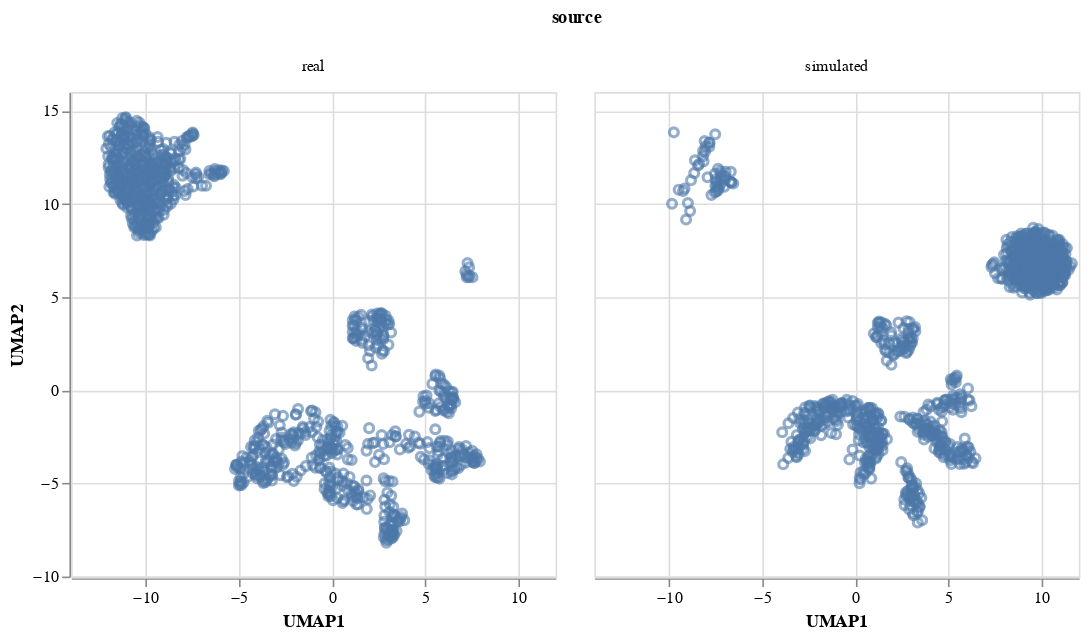

Source (notebook cell):
### Code cell
import altair
from scdesigner.diagnose import compare_umap
altair.data_transformers.enable("vegafusion")

compare_umap(exper, samples, transform=tf_idf)

### Figure 1 — Vega specification as saved in the notebook (floating-point values rounded to 4 significant figures; data arrays with more than 128 entries replaced by an {"elided": "..."} marker saying what was removed)
{"$schema": "https://vega.github.io/schema/vega/v5.json", "data": [{"name": "source_0", "values": {"elided": "2000 records"}}, {"name": "column_domain", "values": [{"source": "real", "count": 1000}, {"source": "simulated", "count": 1000}]}, {"name": "source_0_x_domain_UMAP1", "values": [{"min": -12.1, "max": 11.62}]}, {"name": "source_0_y_domain_UMAP2", "values": [{"min": -8.18, "max": 14.65}]}], "signals": [{"name": "child_width", "value": 300}, {"name": "child_height", "value": 300}], "marks": [{"type": "group", "name": "column-title", "title": {"text": "source", "style": "guide-title", "offset": 10}, "role": "column-title"}, {"type": "group", "name": "row_header", "encode": {"update": {"height": {"signal": "child_height"}}}, "axes": [{"scale": "y", "grid": false, "labelOverlap": true, "zindex": 0, "title": "UMAP2", "orient": "left", "tickCount": {"signal": "ceil(child_height/40)"}}], "role": "row-header"}, {"type": "group", "name": "column_header", "from": {"data": "column_domain"}, "sort": {"field": "datum[\"source\"]", "order": "ascending"}, "encode": {"update": {"width": {"signal": "child_width"}}}, "title": {"text": {"signal": "isValid(parent[\"source\"]) ? parent[\"source\"] : \"\"+parent[\"source\"]"}, "frame": "group", "offset": 10, "style": "guide-label"}, "role": "column-header"}, {"type": "group", "name": "column_footer", "from": {"data": "column_domain"}, "sort": {"field": "datum[\"source\"]", "order": "ascending"}, "encode": {"update": {"width": {"signal": "child_width"}}}, "axes": [{"scale": "x", "tickCount": {"signal": "ceil(child_width/40)"}, "title": "UMAP1", "zindex": 0, "grid": false, "labelOverlap": true, "orient": "bottom", "labelFlush": true}], "role": "column-footer"}, {"type": "group", "name": "cell", "from": {"facet": {"data": "source_0", "name": "facet", "groupby": ["source"]}}, "sort": {"field": ["datum[\"source\"]"], "order": ["ascending"]}, "encode": {"update": {"height": {"signal": "child_height"}, "width": {"signal": "child_width"}}}, "marks": [{"type": "symbol", "name": "child_marks", "from": {"data": "facet"}, "encode": {"update": {"x": {"field": "UMAP1", "scale": "x"}, "stroke": {"value": "#4c78a8"}, "y": {"field": "UMAP2", "scale": "y"}, "opacity": {"value": 0.6}, "fill": {"value": "transparent"}}}, "style": ["point"]}], "axes": [{"scale": "x", "gridScale": "y", "domain": false, "ticks": false, "tickCount": {"signal": "ceil(child_width/40)"}, "minExtent": 0, "orient": "bottom", "grid": true, "aria": false, "labels": false, "maxExtent": 0, "zindex": 0}, {"scale": "y", "domain": false, "minExtent": 0, "tickCount": {"signal": "ceil(child_height/40)"}, "ticks": false, "grid": true, "maxExtent": 0, "orient": "left", "aria": false, "gridScale": "x", "labels": false, "zindex": 0}], "style": "cell"}], "scales": [{"name": "x", "type": "linear", "domain": [{"signal": "(data(\"source_0_x_domain_UMAP1\")[0] || {}).min"}, {"signal": "(data(\"source_0_x_domain_UMAP1\")[0] || {}).max"}], "range": [0, {"signal": "child_width"}], "nice": true, "zero": true}, {"name": "y", "type": "linear", "domain": [{"signal": "(data(\"source_0_y_domain_UMAP2\")[0] || {}).min"}, {"signal": "(data(\"source_0_y_domain_UMAP2\")[0] || {}).max"}], "range": [{"signal": "child_height"}, 0], "nice": true, "zero": true}], "padding": 5, "layout": {"padding": 20, "offset": {"columnTitle": 10}, "columns": {"signal": "length(data('column_domain'))"}, "bounds": "full", "align": "all"}, "background": "white"}
